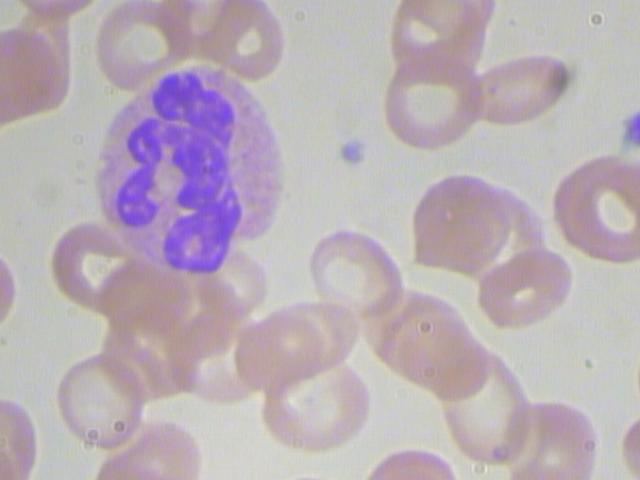
#> input picture BloodImage_00199.jpg, 640 x 480 px, given in place of res2.jpg, which was not available
$ jupyter execute --allow-errors setup_blood_preprocessing.ipynb   (older library calls are emulated)   (text cells are left out)
#> lines starting #> are read from the running program, lines starting #| are printed output that depends on the picture; after the words box and inside, x2 and y2 are one past the last pixel; in counts of white or black regions, pixels touching at a corner belong together; pictures that were not available may be replaced by others from this repository, and a replacement may not be noted
[cell 1]
# Load image
import cv2
print(cv2.__file__)
import numpy as np
from matplotlib import pyplot as plt
import glob

[cell 2]
file_paths = glob.glob("/home/user1/Documents/kaggle-OHN/blood_cell/dataset-master/JPEGImages" + '/**/*.jpg', recursive=True)

#> (a cell that did not finish here is left out)

#> (a cell that did not finish here is left out)

#> (a cell that did not finish here is left out)

#> (a cell that did not finish here is left out)

#> (a cell that did not finish here is left out)

#> (a cell that did not finish here is left out)

#> (a cell that did not finish here is left out)

#> (a cell that did not finish here is left out)

[cell 11]
from PIL import Image, ImageFilter
#> (the rest of this cell did not finish here and is left out)

[cell 12]
import numpy as np
import cv2
from matplotlib import pyplot as plt


#> (the rest of this cell did not finish here and is left out)

#> (a cell that did not finish here is left out)

[cell 14]
import cv2
import numpy as np

cimg = cv2.imread('res2.jpg',0)
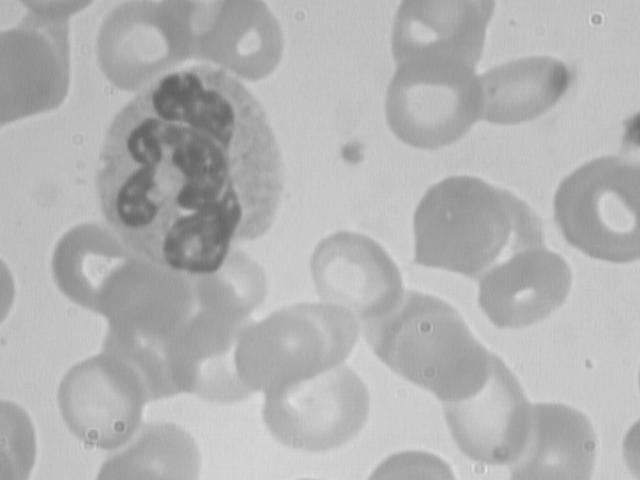
#> cimg: shape (480, 640); min 97, max 229, mean 178.8
cimg = cv2.medianBlur(cimg,5)


#cimg = cv2.cvtColor(img,cv2.COLOR_GRAY2BGR)

circles = cv2.HoughCircles(cimg,cv2.HOUGH_GRADIENT,1,20,
                            param1=50,param2=30,minRadius=0,maxRadius=0)
#> circles = 46 rows, first 8: [461.5, 224.5, 48.5], [184.5, 170.5, 45.7], [94.5, 264.5, 42.7], [430.5, 103.5, 45.5], [503.5, 54.5, 70], [169.5, 188.5, 69], [470.5, 249.5, 74.9], [104.5, 401.5, 47.7]

circles = np.uint16(np.around(circles))
#> circles = 46 rows, first 8: [462, 224, 48], [184, 170, 46], [94, 264, 43], [430, 104, 46], [504, 54, 70], [170, 188, 69], [470, 250, 75], [104, 402, 48]

for i in circles[0,:]:
    # draw the outer circle
    cv2.circle(cimg,(i[0],i[1]),i[2],(0,255,0),2)
    # draw the center of the circle
    cv2.circle(cimg,(i[0],i[1]),2,(0,0,255),3)
#> this loop made 46 passes
#> i on passes 1 to 12: [462, 224, 48], [184, 170, 46], [94, 264, 43], [430, 104, 46], [504, 54, 70], [170, 188, 69], [470, 250, 75], [104, 402, 48], [420, 342, 76], [346, 266, 36], [488, 238, 77], [540, 280, 31]
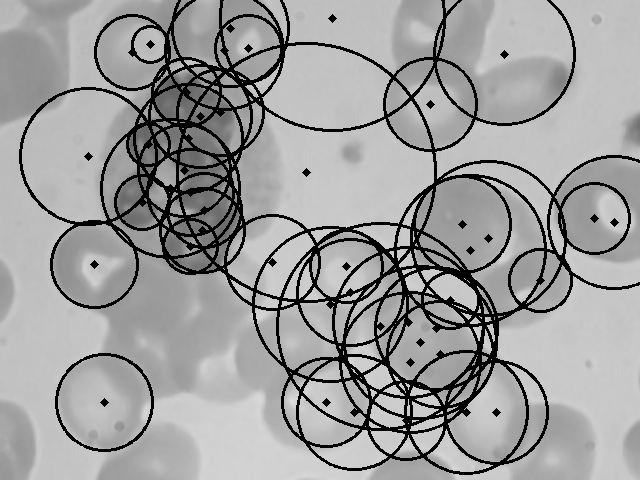
#> cimg: shape (480, 640); min 0, max 219, mean 156.2

plt.imshow(cimg)
plt.show()

#cv2.imshow('detected circles',cimg)
#cv2.waitKey(0)
#cv2.destroyAllWindows()

circles.shape
#> Out = (1, 46, 3)

[cell 15]
import cv2
import numpy as np

cimg = cv2.imread('res2.jpg',0)
cimg = cv2.medianBlur(cimg,5)


#cimg = cv2.cvtColor(img,cv2.COLOR_GRAY2BGR)

circles = cv2.HoughCircles(cimg,cv2.HOUGH_GRADIENT,10,120,
                            param1=5,param2=20,minRadius=1,maxRadius=0)
#> circles = 17 rows, first 8: [205, 195, 183], [315, 265, 138], [445, 275, 122], [115, 315, 111], [545, 185, 85], [545, 375, 73], [285, 85, 72], [155, 85, 68]

circles = np.uint16(np.around(circles))

for i in circles[0,:]:
    # draw the outer circle
    cv2.circle(cimg,(i[0],i[1]),i[2],(0,255,0),2)
    # draw the center of the circle
    cv2.circle(cimg,(i[0],i[1]),2,(0,0,255),3)
#> this loop made 17 passes
#> i on passes 1 to 12: [205, 195, 183], [315, 265, 138], [445, 275, 122], [115, 315, 111], [545, 185, 85], [545, 375, 73], [285, 85, 72], [155, 85, 68], [405, 115, 55], [395, 385, 51], [225, 375, 47], [605, 45, 29]
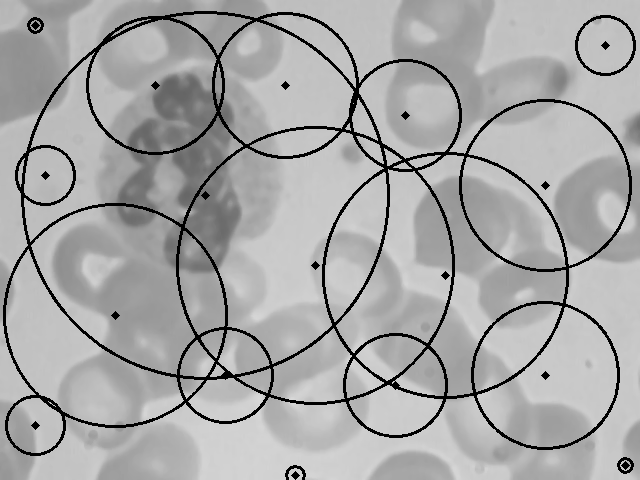
#> cimg: shape (480, 640); min 0, max 217, mean 166.6

plt.imshow(cimg)
plt.show()

#cv2.imshow('detected circles',cimg)
#cv2.waitKey(0)
#cv2.destroyAllWindows()
len(circles)
print(circles.shape)
#| (1, 17, 3)

[cell 16]
import cv2
import numpy as np

cimg = cv2.imread('contrast_ed.jpg',0)
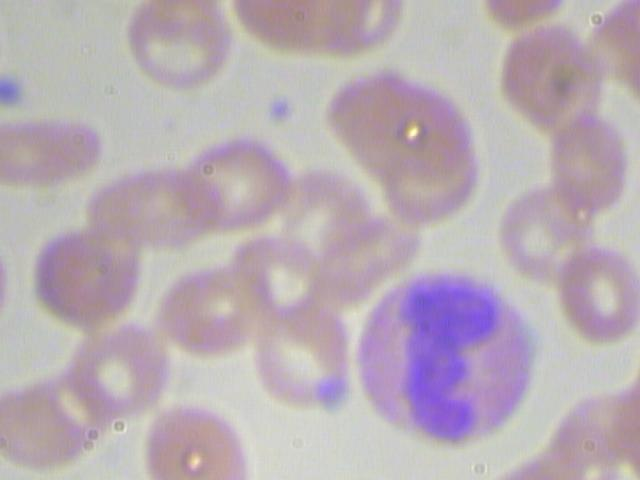
#> input picture BloodImage_00200.jpg, 640 x 480 px, given in place of contrast_ed.jpg, which was not available
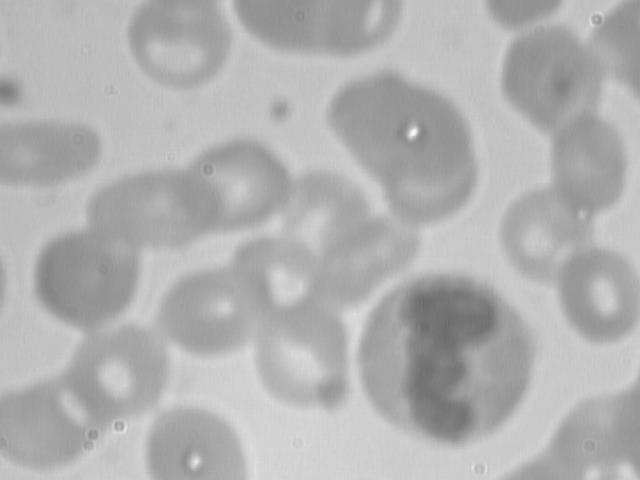
#> cimg: shape (480, 640); min 105, max 252, mean 177.1
#cimg = cv2.medianBlur(cimg,5)


#cimg = cv2.cvtColor(img,cv2.COLOR_GRAY2BGR)

circles = cv2.HoughCircles(cimg,cv2.HOUGH_GRADIENT,102,100,
                            param1=20,param2=150,minRadius=0,maxRadius=0)
#> circles = [[459, 357, 0]]

circles = np.uint16(np.around(circles))

for i in circles[0,:]:
    # draw the outer circle
    cv2.circle(cimg,(i[0],i[1]),i[2],(0,255,0),2)
    # draw the center of the circle
    cv2.circle(cimg,(i[0],i[1]),2,(0,0,255),3)
#> this loop made 1 pass
#> cimg: shape (480, 640); 0.01% of pixels changed, all inside (x1, y1, x2, y2) = (455, 353, 464, 362)

plt.imshow(cimg)
plt.show()

len(circles)
print(circles.shape)
#| (1, 1, 3)

[cell 17]
import cv2
import numpy as np

img = cv2.imread('opencv-logo-white.png',0)
img = cv2.medianBlur(img,5)
cimg = cv2.cvtColor(img,cv2.COLOR_GRAY2BGR)
#> cimg: shape (480, 640, 3)

circles = cv2.HoughCircles(img,cv2.HOUGH_GRADIENT,1,20,
                            param1=50,param2=30,minRadius=0,maxRadius=0)
#> circles = [[440.5, 357.5, 84.5], [84.5, 274.5, 50.5], [471.5, 370.5, 55.3]]

circles = np.uint16(np.around(circles))
#> circles = [[440, 358, 84], [84, 274, 50], [472, 370, 55]]
for i in circles[0,:]:
    # draw the outer circle
    cv2.circle(cimg,(i[0],i[1]),i[2],(0,255,0),2)
    # draw the center of the circle
    cv2.circle(cimg,(i[0],i[1]),2,(0,0,255),3)
#> this loop made 3 passes
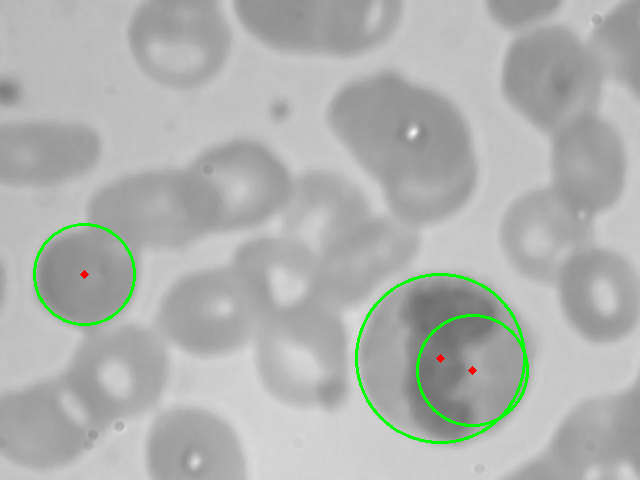
#> cimg: shape (480, 640, 3); mean B, G, R 175.2, 178.1, 175.3

plt.imshow(cimg)
plt.show()
print(circles.shape)
#| (1, 3, 3)
